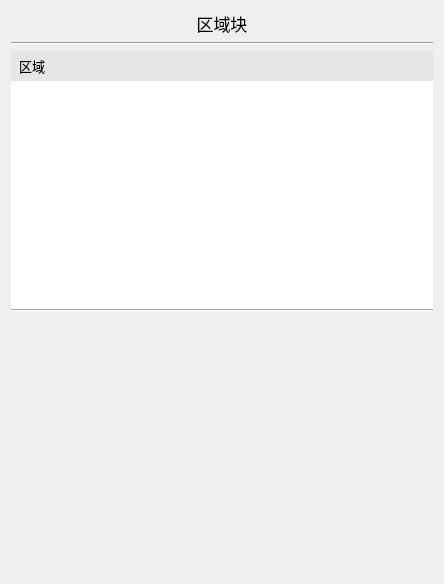
<?xml version="1.0" encoding="UTF-8"?>
<ui version="4.0">
 <class>FormCellZonesClass</class>
 <widget class="QWidget" name="FormCellZonesClass">
  <property name="geometry">
   <rect>
    <x>0</x>
    <y>0</y>
    <width>444</width>
    <height>584</height>
   </rect>
  </property>
  <property name="windowTitle">
   <string>FormCellZones</string>
  </property>
  <layout class="QGridLayout" name="gridLayout_2">
   <item row="0" column="0">
    <layout class="QVBoxLayout" name="verticalLayout_2">
     <item>
      <widget class="QLabel" name="label">
       <property name="font">
        <font>
         <pointsize>13</pointsize>
        </font>
       </property>
       <property name="text">
        <string>区域块</string>
       </property>
       <property name="alignment">
        <set>Qt::AlignCenter</set>
       </property>
      </widget>
     </item>
     <item>
      <widget class="Line" name="line">
       <property name="orientation">
        <enum>Qt::Horizontal</enum>
       </property>
      </widget>
     </item>
     <item>
      <widget class="QWidget" name="widget_2" native="true">
       <layout class="QGridLayout" name="gridLayout">
        <property name="leftMargin">
         <number>0</number>
        </property>
        <property name="topMargin">
         <number>0</number>
        </property>
        <property name="rightMargin">
         <number>0</number>
        </property>
        <property name="bottomMargin">
         <number>0</number>
        </property>
        <item row="0" column="0">
         <layout class="QVBoxLayout" name="verticalLayout">
          <property name="spacing">
           <number>0</number>
          </property>
          <item>
           <widget class="QLabel" name="label_2">
            <property name="minimumSize">
             <size>
              <width>0</width>
              <height>30</height>
             </size>
            </property>
            <property name="maximumSize">
             <size>
              <width>16777215</width>
              <height>30</height>
             </size>
            </property>
            <property name="font">
             <font>
              <family>Agency FB</family>
              <pointsize>10</pointsize>
             </font>
            </property>
            <property name="styleSheet">
             <string notr="true">QLabel {
    background-color: rgb(230, 230, 230); /* 背景色 */
    padding-left: 5px; /* 左侧内边距 */
}

</string>
            </property>
            <property name="text">
             <string>区域</string>
            </property>
            <property name="alignment">
             <set>Qt::AlignLeading|Qt::AlignLeft|Qt::AlignVCenter</set>
            </property>
           </widget>
          </item>
          <item>
           <widget class="QListWidget" name="listWidget">
            <property name="styleSheet">
             <string notr="true">QListWidget::item {
    padding: 0px;
    min-height: 30px; /* 设置最小高度 */
    max-height: 30px; /* 设置最大高度 */
    color: #000000; /* 默认文字颜色 */
}

QListWidget:focus {
    outline: none;
}

QListWidget {
    border: none;
}

QListWidget::item {
    background: #FFFFFF;
}

QListWidget::item:hover {
    background: #F7F7F7;
}

QListWidget::item:selected {
    background: #EEEEEE;
    color: #000000; /* 选中时文字颜色为黑色 */
}

QListWidget QScrollBar:vertical {
    border: 1px solid #dcdcdc;
    background: white;
    width: 12px;
    margin: 0px 0px 0px 0px;
}

QListWidget QScrollBar::handle:vertical {
    background: #bfbfbf;
    min-height: 20px;
    border-radius: 5px;
}

QListWidget QScrollBar::add-line:vertical {
    background: white;
    height: 0px;
    subcontrol-position: bottom;
    subcontrol-origin: margin;
}

QListWidget QScrollBar::sub-line:vertical {
    background: white;
    height: 0px;
    subcontrol-position: top;
    subcontrol-origin: margin;
}

QListWidget QScrollBar::up-arrow:vertical,
QListWidget QScrollBar::down-arrow:vertical {
    border: none;
    width: 0px;
    height: 0px;
    background: none;
}

QListWidget QScrollBar::add-page:vertical,
QListWidget QScrollBar::sub-page:vertical {
    background: none;
}</string>
            </property>
           </widget>
          </item>
          <item>
           <widget class="Line" name="line_2">
            <property name="orientation">
             <enum>Qt::Horizontal</enum>
            </property>
           </widget>
          </item>
         </layout>
        </item>
       </layout>
      </widget>
     </item>
     <item>
      <spacer name="verticalSpacer">
       <property name="orientation">
        <enum>Qt::Vertical</enum>
       </property>
       <property name="sizeHint" stdset="0">
        <size>
         <width>20</width>
         <height>40</height>
        </size>
       </property>
      </spacer>
     </item>
    </layout>
   </item>
  </layout>
 </widget>
 <layoutdefault spacing="6" margin="11"/>
 <resources/>
 <connections/>
</ui>
